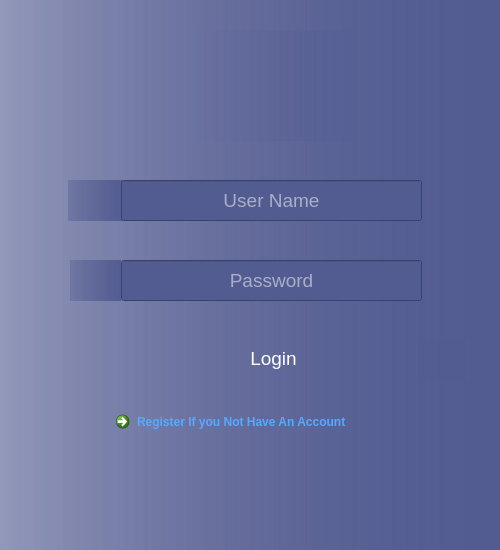
<?xml version="1.0" encoding="UTF-8"?>
<ui version="4.0">
 <class>LoginPage</class>
 <widget class="QWidget" name="LoginPage">
  <property name="geometry">
   <rect>
    <x>0</x>
    <y>0</y>
    <width>500</width>
    <height>550</height>
   </rect>
  </property>
  <property name="sizePolicy">
   <sizepolicy hsizetype="Fixed" vsizetype="Fixed">
    <horstretch>0</horstretch>
    <verstretch>0</verstretch>
   </sizepolicy>
  </property>
  <property name="minimumSize">
   <size>
    <width>500</width>
    <height>550</height>
   </size>
  </property>
  <property name="maximumSize">
   <size>
    <width>500</width>
    <height>550</height>
   </size>
  </property>
  <property name="font">
   <font>
    <family>Tahoma</family>
   </font>
  </property>
  <property name="acceptDrops">
   <bool>true</bool>
  </property>
  <property name="windowTitle">
   <string>Login</string>
  </property>
  <property name="windowIcon">
   <iconset>
    <normaloff>loginicon.png</normaloff>loginicon.png</iconset>
  </property>
  <property name="styleSheet">
   <string notr="true">background-color: qlineargradient(spread:pad, x1:0, y1:0, x2:1, y2:0, stop:0 rgba(83, 92, 145,100), stop:1 rgba(83, 92, 145, 255));</string>
  </property>
  <widget class="QLabel" name="label">
   <property name="geometry">
    <rect>
     <x>190</x>
     <y>30</y>
     <width>161</width>
     <height>111</height>
    </rect>
   </property>
   <property name="autoFillBackground">
    <bool>false</bool>
   </property>
   <property name="styleSheet">
    <string notr="true">background-color: qlineargradient(spread:pad, x1:0, y1:0, x2:1, y2:0, stop:0 rgba(83, 92, 145,0), stop:1 rgba(83, 92, 145, 90));</string>
   </property>
   <property name="frameShape">
    <enum>QFrame::NoFrame</enum>
   </property>
   <property name="text">
    <string/>
   </property>
   <property name="pixmap">
    <pixmap>image/User Login.png</pixmap>
   </property>
   <property name="scaledContents">
    <bool>true</bool>
   </property>
  </widget>
  <widget class="QLineEdit" name="txtUserName">
   <property name="geometry">
    <rect>
     <x>121</x>
     <y>180</y>
     <width>301</width>
     <height>41</height>
    </rect>
   </property>
   <property name="font">
    <font>
     <family>Tahoma</family>
     <pointsize>14</pointsize>
    </font>
   </property>
   <property name="toolTip">
    <string/>
   </property>
   <property name="styleSheet">
    <string notr="true">background-color: rgb(83, 92, 145);
color: rgb(255, 255, 255);</string>
   </property>
   <property name="text">
    <string/>
   </property>
   <property name="alignment">
    <set>Qt::AlignCenter</set>
   </property>
   <property name="placeholderText">
    <string>User Name</string>
   </property>
  </widget>
  <widget class="QLineEdit" name="txtPassword">
   <property name="geometry">
    <rect>
     <x>121</x>
     <y>260</y>
     <width>301</width>
     <height>41</height>
    </rect>
   </property>
   <property name="font">
    <font>
     <family>Tahoma</family>
     <pointsize>14</pointsize>
    </font>
   </property>
   <property name="toolTip">
    <string/>
   </property>
   <property name="styleSheet">
    <string notr="true">background-color: rgb(83, 92, 145);
color: rgb(255, 255, 255);</string>
   </property>
   <property name="text">
    <string/>
   </property>
   <property name="echoMode">
    <enum>QLineEdit::Password</enum>
   </property>
   <property name="alignment">
    <set>Qt::AlignCenter</set>
   </property>
   <property name="placeholderText">
    <string>Password</string>
   </property>
  </widget>
  <widget class="QPushButton" name="btnLogin">
   <property name="geometry">
    <rect>
     <x>193</x>
     <y>338</y>
     <width>161</width>
     <height>41</height>
    </rect>
   </property>
   <property name="font">
    <font>
     <family>Tahoma</family>
     <pointsize>14</pointsize>
    </font>
   </property>
   <property name="styleSheet">
    <string notr="true">background-color: rgb(83, 92, 145);
color: rgb(255, 255, 255);</string>
   </property>
   <property name="text">
    <string>Login</string>
   </property>
   <property name="icon">
    <iconset theme="login">
     <normaloff>loginicon.png</normaloff>loginicon.png</iconset>
   </property>
   <property name="iconSize">
    <size>
     <width>30</width>
     <height>30</height>
    </size>
   </property>
   <property name="autoDefault">
    <bool>false</bool>
   </property>
   <property name="default">
    <bool>true</bool>
   </property>
   <property name="flat">
    <bool>true</bool>
   </property>
  </widget>
  <widget class="QLabel" name="label_2">
   <property name="geometry">
    <rect>
     <x>68</x>
     <y>180</y>
     <width>55</width>
     <height>41</height>
    </rect>
   </property>
   <property name="text">
    <string/>
   </property>
   <property name="pixmap">
    <pixmap>image/username.png</pixmap>
   </property>
   <property name="scaledContents">
    <bool>true</bool>
   </property>
  </widget>
  <widget class="QLabel" name="label_3">
   <property name="geometry">
    <rect>
     <x>70</x>
     <y>260</y>
     <width>51</width>
     <height>41</height>
    </rect>
   </property>
   <property name="text">
    <string/>
   </property>
   <property name="pixmap">
    <pixmap>image/password.png</pixmap>
   </property>
   <property name="scaledContents">
    <bool>true</bool>
   </property>
  </widget>
  <widget class="QCommandLinkButton" name="commandLinkButton">
   <property name="geometry">
    <rect>
     <x>108</x>
     <y>404</y>
     <width>301</width>
     <height>31</height>
    </rect>
   </property>
   <property name="styleSheet">
    <string notr="true">color: rgb(85, 170, 255);</string>
   </property>
   <property name="text">
    <string>Register If you Not Have An Account</string>
   </property>
   <property name="autoRepeat">
    <bool>false</bool>
   </property>
   <property name="autoDefault">
    <bool>false</bool>
   </property>
   <property name="default">
    <bool>false</bool>
   </property>
  </widget>
  <widget class="QLabel" name="label_5">
   <property name="geometry">
    <rect>
     <x>420</x>
     <y>340</y>
     <width>51</width>
     <height>41</height>
    </rect>
   </property>
   <property name="text">
    <string/>
   </property>
   <property name="scaledContents">
    <bool>true</bool>
   </property>
  </widget>
  <zorder>label_2</zorder>
  <zorder>label</zorder>
  <zorder>txtUserName</zorder>
  <zorder>txtPassword</zorder>
  <zorder>btnLogin</zorder>
  <zorder>label_3</zorder>
  <zorder>commandLinkButton</zorder>
  <zorder>label_5</zorder>
 </widget>
 <resources/>
 <connections/>
</ui>
